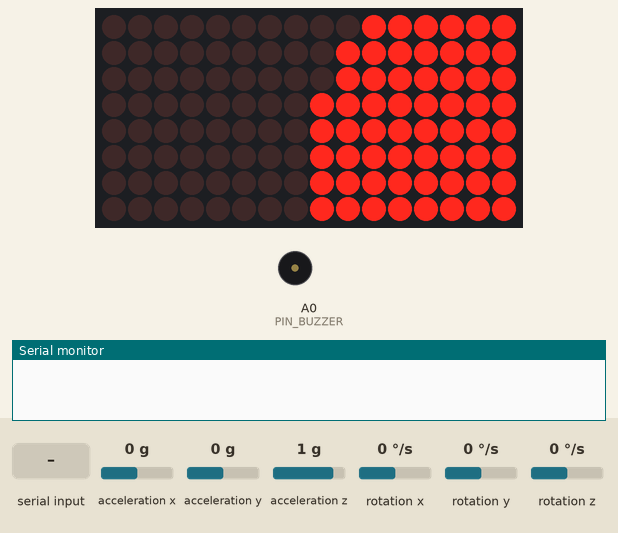
The sketch below on a simulated Arduino Uno, built with avr-gcc and run on an emulated ATmega328P. On the bench: 16×8 LED matrix, buzzer (waves = sounding), the last lines printed to the serial monitor. Wiring (inferred from the names in the program): 2 × MAX7219 LED driver (orientation assumed): data pin 5; clock pin 4; CS pin 6. The test bench sets the inputs (shaded band); at power-on: acceleration y 0 g, acceleration z 1 g, acceleration x 0 g, rotation x 0 °/s, rotation y 0 °/s, rotation z 0 °/s. Random numbers use the default seed unless the sketch sets one.

Above: at 4.2 s.
4.3 s: "start" received over Serial
At 6.3 s:
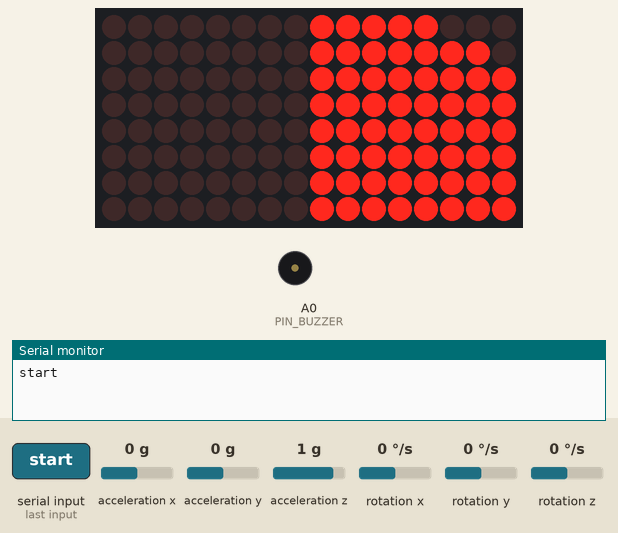
7.1 s: acceleration y set to -0.3 g
8.6 s: acceleration y set to -0.6 g
At 9.5 s:
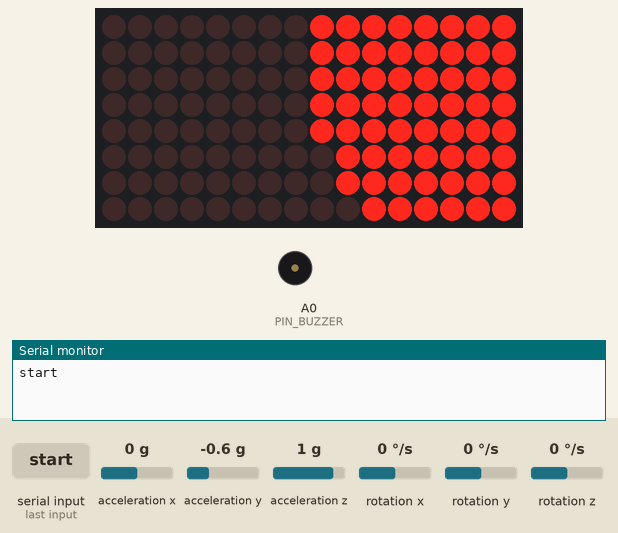
11.1 s: acceleration z set to -1.4 g
At 12.7 s:
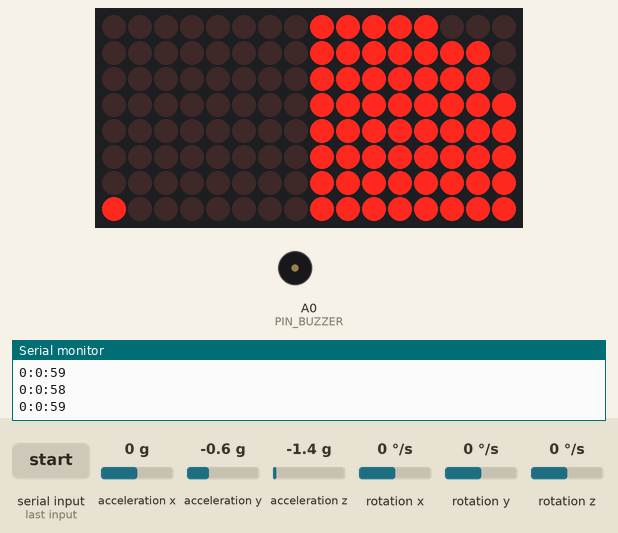
12.9 s: acceleration x set to -1.4 g
At 14.5 s:
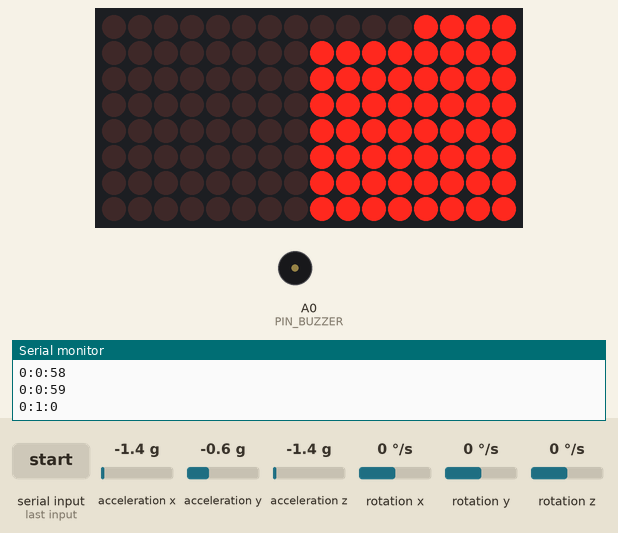
14.9 s: acceleration x set to 0 g
At 16.5 s:
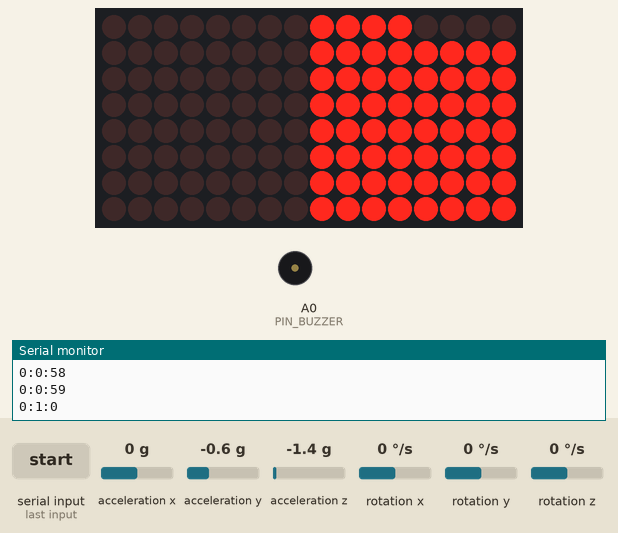
Timing chart, 0 to 17.8 s (numbered marks = the images above; inputs shaded):
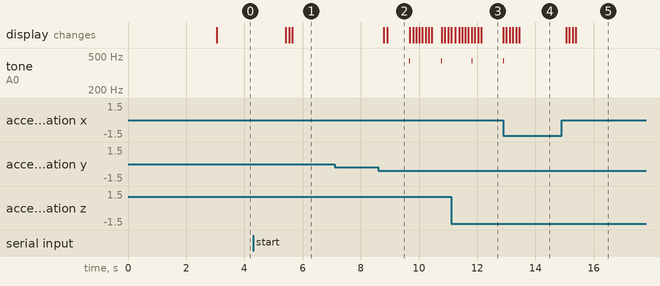

Measured:
- the behaviour switches between -0.4 and -0.5 g on acceleration y (found by bisection; images 1 and 2)
- after the input at 4.3 s, the display: first changes after 1.1 s (image 1 shows a later state)
- after the input at 7.1 s, every drawn part: stays the same
- after the input at 8.6 s, tone on A0 (PIN_BUZZER): alternates 440 Hz for 0.01 s and silent for 1.1 s, starting after 1.1 s; the display: first changes after 0.20 s (image 2 shows a later state)
- after the input at 14.9 s, the display: first changes after 0.16 s (image 5 shows a later state)
- what the display in image 2 shows lasts 0.8 s, from 8.9 s to 9.7 s

The sketch:

Digital_HourGlass_Arduino.ino
```cpp
#include <MPU6050_tockn.h>
#include "LedControl.h"
#include "Delay.h"

#define  MATRIX_A  1
#define MATRIX_B  0

MPU6050 mpu6050(Wire);

// Values are 260/330/400
#define ACC_THRESHOLD_LOW -25
#define ACC_THRESHOLD_HIGH 25

// Matrix
#define PIN_DATAIN 5
#define PIN_CLK 4
#define PIN_LOAD 6

// Accelerometer
#define PIN_X  mpu6050.getAngleX()
#define PIN_Y  mpu6050.getAngleY()

// Rotary Encoder
#define PIN_ENC_1 3
#define PIN_ENC_2 2
#define PIN_ENC_BUTTON 7

#define PIN_BUZZER 14

// This takes into account how the matrixes are mounted
#define ROTATION_OFFSET 90

// in milliseconds
#define DEBOUNCE_THRESHOLD 500

#define DELAY_FRAME 100

#define DEBUG_OUTPUT 1

#define MODE_HOURGLASS 1
#define MODE_SETMINUTES 2
#define MODE_SETHOURS 0

byte delayHours = 0;
byte delayMinutes = 1;
int mode = 3;
int gravity;
LedControl lc = LedControl(PIN_DATAIN, PIN_CLK, PIN_LOAD, 2);
NonBlockDelay d;
int resetCounter = 0;
bool alarmWentOff = false;
unsigned long timer = 0  ;
/**
   Get delay between particle drops (in seconds)
*/
long getDelayDrop() {
  // since we have exactly 60 particles we don't have to multiply by 60 and then divide by the number of particles again :)
  return delayMinutes + delayHours * 60;
}

coord getDown(int x, int y) {
  coord xy;
  xy.x = x - 1;
  xy.y = y + 1;
  return xy;
}
coord getLeft(int x, int y) {
  coord xy;
  xy.x = x - 1;
  xy.y = y;
  return xy;
}
coord getRight(int x, int y) {
  coord xy;
  xy.x = x;
  xy.y = y + 1;
  return xy;
}


bool canGoLeft(int addr, int x, int y) {
  if (x == 0) return false; // not available
  return !lc.getXY(addr, getLeft(x, y)); // you can go there if this is empty
}
bool canGoRight(int addr, int x, int y) {
  if (y == 7) return false; // not available
  return !lc.getXY(addr, getRight(x, y)); // you can go there if this is empty
}
bool canGoDown(int addr, int x, int y) {
  if (y == 7) return false; // not available
  if (x == 0) return false; // not available
  if (!canGoLeft(addr, x, y)) return false;
  if (!canGoRight(addr, x, y)) return false;
  return !lc.getXY(addr, getDown(x, y)); // you can go there if this is empty
}


void goDown(int addr, int x, int y) {
  lc.setXY(addr, x, y, false);
  lc.setXY(addr, getDown(x, y), true);
}
void goLeft(int addr, int x, int y) {
  lc.setXY(addr, x, y, false);
  lc.setXY(addr, getLeft(x, y), true);
}
void goRight(int addr, int x, int y) {
  lc.setXY(addr, x, y, false);
  lc.setXY(addr, getRight(x, y), true);
}


int countParticles(int addr) {
  int c = 0;
  for (byte y = 0; y < 8; y++) {
    for (byte x = 0; x < 8; x++) {
      if (lc.getXY(addr, x, y)) {
        c++;
      }
    }
  }
  return c;
}


bool moveParticle(int addr, int x, int y) {
  if (!lc.getXY(addr, x, y)) {
    return false;
  }

  bool can_GoLeft = canGoLeft(addr, x, y);
  bool can_GoRight = canGoRight(addr, x, y);

  if (!can_GoLeft && !can_GoRight) {
    return false; // we're stuck
  }

  bool can_GoDown = canGoDown(addr, x, y);

  if (can_GoDown) {
    goDown(addr, x, y);
  } else if (can_GoLeft && !can_GoRight) {
    goLeft(addr, x, y);
  } else if (can_GoRight && !can_GoLeft) {
    goRight(addr, x, y);
  } else if (random(2) == 1) { // we can go left and right, but not down
    goLeft(addr, x, y);
  } else {
    goRight(addr, x, y);
  }
  return true;
}


void fill(int addr, int maxcount) {
  int n = 8;
  byte x, y;
  int count = 0;
  for (byte slice = 0; slice < 2 * n - 1; ++slice) {
    byte z = slice < n ? 0 : slice - n + 1;
    for (byte j = z; j <= slice - z; ++j) {
      y = 7 - j;
      x = (slice - j);
      lc.setXY(addr, x, y, (++count <= maxcount));
    }
  }
}


/**
   Detect orientation using the accelerometer

       | up | right | left | down |
   --------------------------------
   400 |    |       | y    | x    |
   330 | y  | x     | x    | y    |
   260 | x  | y     |      |      |
*/
int getGravity() {
  int x = mpu6050.getAngleX();
  int y = mpu6050.getAngleY();

  if (y < ACC_THRESHOLD_LOW)  {
    return 90;
  }
  if (x > ACC_THRESHOLD_HIGH) {
    return 0;
  }
  if (y > ACC_THRESHOLD_HIGH) {
    return 270;
  }
  if (x < ACC_THRESHOLD_LOW)  {
    return 180;
  }
  else {
    return false;
  }
}


int getTopMatrix() {
  return (getGravity() == 90) ? MATRIX_A : MATRIX_B;
}
int getBottomMatrix() {
  return (getGravity() != 90) ? MATRIX_A : MATRIX_B;
}


void resetTime() {
  for (byte i = 0; i < 2; i++) {
    lc.clearDisplay(i);
  }
  fill(getTopMatrix(), 60);
  d.Delay(getDelayDrop() * 1000);
}


/**
   Traverse matrix and check if particles need to be moved
*/

bool updateMatrix() {
  int n = 8;
  bool somethingMoved = false;
  byte x, y;
  bool direction;
  for (byte slice = 0; slice < 2 * n - 1; ++slice) {
    direction = (random(2) == 1); // randomize if we scan from left to right or from right to left, so the grain doesn't always fall the same direction
    byte z = slice < n ? 0 : slice - n + 1;
    for (byte j = z; j <= slice - z; ++j) {
      y = direction ? (7 - j) : (7 - (slice - j));
      x = direction ? (slice - j) : j;

      if (moveParticle(MATRIX_B, x, y)) {
        somethingMoved = true;
      };
      if (moveParticle(MATRIX_A, x, y)) {
        somethingMoved = true;
      }
    }
  }
  return somethingMoved;
}


/**
   Let a particle go from one matrix to the other
*/
boolean dropParticle() {
  if (d.Timeout()) {
    d.Delay(getDelayDrop() * 1000);
    if (gravity == 0 || gravity == 180) {
      if ((lc.getRawXY(MATRIX_A, 0, 0) && !lc.getRawXY(MATRIX_B, 7, 7)) ||
          (!lc.getRawXY(MATRIX_A, 0, 0) && lc.getRawXY(MATRIX_B, 7, 7))
         ) {
        // for (byte d=0; d<8; d++) { lc.invertXY(0, 0, 7); delay(50); }
        lc.invertRawXY(MATRIX_A, 0, 0);
        lc.invertRawXY(MATRIX_B, 7, 7);
        tone(PIN_BUZZER, 440, 10);
        return true;
      }
    }
  }
  return false;
}

void resetCheck() {
  int z = analogRead(A0);
  if (z > ACC_THRESHOLD_HIGH || z < ACC_THRESHOLD_LOW) {
    resetCounter++;

  } else {
    resetCounter = 0;
  }
  if (resetCounter > 20) {
    resetTime();
    resetCounter = 0;
  }
}


void displayLetter(char letter, int matrix) {
  // Serial.print("Letter: ");
  // Serial.println(letter);
  lc.clearDisplay(matrix);
  lc.setXY(matrix, 1, 4, true);
  lc.setXY(matrix, 2, 3, true);
  lc.setXY(matrix, 3, 2, true);
  lc.setXY(matrix, 4, 1, true);

  lc.setXY(matrix, 3, 6, true);
  lc.setXY(matrix, 4, 5, true);
  lc.setXY(matrix, 5, 4, true);
  lc.setXY(matrix, 6, 3, true);

  if (letter == 'M') {
    lc.setXY(matrix, 4, 2, true);
    lc.setXY(matrix, 4, 3, true);
    lc.setXY(matrix, 5, 3, true);
  }
  if (letter == 'H') {
    lc.setXY(matrix, 3, 3, true);
    lc.setXY(matrix, 4, 4, true);
  }
}


void renderSetMinutes() {
  fill(getTopMatrix(), delayMinutes);
  displayLetter('M', getBottomMatrix());
}

void renderSetHours() {
  fill(getTopMatrix(), delayHours);
  displayLetter('H', getBottomMatrix());
}

/**
   Setup
*/
void setup() {
  mpu6050.calcGyroOffsets(true);
  Serial.begin(9600);
  mpu6050.begin();
  timer = millis();
  randomSeed(analogRead(A0));

  // init displays
  for (byte i = 0; i < 2; i++) {
    lc.shutdown(i, false);
    lc.setIntensity(i, 0);
  }

  resetTime();
}

String x = " ";
int flag = 0 ;
/**
   Main loop
*/
void loop() {


  if (Serial.available()) {
    x = Serial.readString();
    if (x == "start") {
      flag = 1 ;
      Serial.println(x);
    } else if (x == "Pause") {
      flag = 0;
      Serial.println(x);
    } else if (x == "restart") {
      resetTime();
      flag = 1;
    }else if(x.substring(0,5) == "Speed" ){
       delayMinutes = x.substring(5).toInt() ;
    }

  }

  if (flag) {
    mpu6050.update();
    delay(DELAY_FRAME);

    // update the driver's rotation setting. For the rest of the code we pretend "down" is still 0,0 and "up" is 7,7
    gravity = getGravity();
    lc.setRotation((ROTATION_OFFSET + gravity) % 360);

    // handle special modes
    if (mode == MODE_SETMINUTES) {
      renderSetMinutes(); return;
    } else if (mode == MODE_SETHOURS) {
      renderSetHours(); return;
    }

    // resetCheck(); // reset now happens when pushing a button
    bool moved = updateMatrix();
    bool dropped = dropParticle();

    // alarm when everything is in the bottom part
    if (!moved && !dropped && !alarmWentOff && (countParticles(getTopMatrix()) == 0)) {
      alarmWentOff = true;
      Serial.println("finished");
    }
    // reset alarm flag next time a particle was dropped
    if (dropped) {
      alarmWentOff = false;
      Serial.println(String(((countParticles(0)*delayMinutes)/60)/(60) )+":"+
        String((countParticles(0)*delayMinutes)/60)+":"+
        String(countParticles(0)*delayMinutes%60)
      );

    }
  }


}
```

Delay.h
```cpp
#if defined(ARDUINO) && ARDUINO >= 100
#include <Arduino.h>
#else
#include <WProgram.h>
#endif
class NonBlockDelay {
    unsigned long iTimeout;
  public:
    void Delay (unsigned long);
    bool Timeout (void);
    unsigned long Time(void);
};
```

LedControl.h
```cpp
// (licence header left out)
#ifndef LedControl_h
#define LedControl_h

#include <avr/pgmspace.h>

#if (ARDUINO >= 100)
#include <Arduino.h>
#else
#include <WProgram.h>
#endif

struct coord {
  int x;
  int y;
};

/*
 * Segments to be switched on for characters and digits on
 * 7-Segment Displays
 */
const static byte charTable [] PROGMEM  = {
    B01111110,B00110000,B01101101,B01111001,B00110011,B01011011,B01011111,B01110000,
    B01111111,B01111011,B01110111,B00011111,B00001101,B00111101,B01001111,B01000111,
    B00000000,B00000000,B00000000,B00000000,B00000000,B00000000,B00000000,B00000000,
    B00000000,B00000000,B00000000,B00000000,B00000000,B00000000,B00000000,B00000000,
    B00000000,B00000000,B00000000,B00000000,B00000000,B00000000,B00000000,B00000000,
    B00000000,B00000000,B00000000,B00000000,B10000000,B00000001,B10000000,B00000000,
    B01111110,B00110000,B01101101,B01111001,B00110011,B01011011,B01011111,B01110000,
    B01111111,B01111011,B00000000,B00000000,B00000000,B00000000,B00000000,B00000000,
    B00000000,B01110111,B00011111,B00001101,B00111101,B01001111,B01000111,B00000000,
    B00110111,B00000000,B00000000,B00000000,B00001110,B00000000,B00000000,B00000000,
    B01100111,B00000000,B00000000,B00000000,B00000000,B00000000,B00000000,B00000000,
    B00000000,B00000000,B00000000,B00000000,B00000000,B00000000,B00000000,B00001000,
    B00000000,B01110111,B00011111,B00001101,B00111101,B01001111,B01000111,B00000000,
    B00110111,B00000000,B00000000,B00000000,B00001110,B00000000,B00010101,B00011101,
    B01100111,B00000000,B00000000,B00000000,B00000000,B00000000,B00000000,B00000000,
    B00000000,B00000000,B00000000,B00000000,B00000000,B00000000,B00000000,B00000000
};

class LedControl {
    private :
        /* The array for shifting the data to the devices */
        byte spidata[16];
        /* Send out a single command to the device */
        void spiTransfer(int addr, byte opcode, byte data);

        /* We keep track of the led-status for all 8 devices in this array */
        byte status[64];
        byte backupStatus[64];
        /* Data is shifted out of this pin*/
        int SPI_MOSI;
        /* The clock is signaled on this pin */
        int SPI_CLK;
        /* This one is driven LOW for chip selectzion */
        int SPI_CS;
        /* The maximum number of devices we use */
        int maxDevices;

        int rotation;

    public:
        /*
         * Create a new controler
         * Params :
         * dataPin		pin on the Arduino where data gets shifted out
         * clockPin		pin for the clock
         * csPin		pin for selecting the device
         * numDevices	maximum number of devices that can be controled
         */
        LedControl(int dataPin, int clkPin, int csPin, int numDevices=1);

        void setRotation(int rot);

        /*
         * Gets the number of devices attached to this LedControl.
         * Returns :
         * int	the number of devices on this LedControl
         */
        int getDeviceCount();

        /*
         * Set the shutdown (power saving) mode for the device
         * Params :
         * addr	The address of the display to control
         * status	If true the device goes into power-down mode. Set to false
         *		for normal operation.
         */
        void shutdown(int addr, bool status);

        /*
         * Set the number of digits (or rows) to be displayed.
         * See datasheet for sideeffects of the scanlimit on the brightness
         * of the display.
         * Params :
         * addr	address of the display to control
         * limit	number of digits to be displayed (1..8)
         */
        void setScanLimit(int addr, int limit);

        /*
         * Set the brightness of the display.
         * Params:
         * addr		the address of the display to control
         * intensity	the brightness of the display. (0..15)
         */
        void setIntensity(int addr, int intensity);

        /*
         * Switch all Leds on the display off.
         * Params:
         * addr	address of the display to control
         */
        void clearDisplay(int addr);

        /*
         * Set the status of a single Led.
         * Params :
         * addr	address of the display
         * row	the row of the Led (0..7)
         * col	the column of the Led (0..7)
         * state	If true the led is switched on,
         *		if false it is switched off
         */

        void setRawXY(int addr, int x, int y, boolean state);
        boolean getRawXY(int addr, int x, int y);
        void invertRawXY(int addr, int x, int y);

        void setLed(int addr, int row, int col, boolean state);
        void setXY(int addr, int x, int y, boolean state);
        void setXY(int addr, coord xy, boolean state);
        void invertXY(int addr, int x, int y);
        boolean getLed(int addr, int row, int col);
        boolean getXY(int addr, int x, int y);
        boolean getXY(int addr, coord xy);
        coord transform(coord xy);
        coord transform(int x, int y);
        coord flipHorizontally(coord xy);
        coord flipVertically(coord xy);
        coord rotate90(coord xy);
        coord rotate180(coord xy);
        coord rotate270(coord xy);

        void backup();
        void restore();

        /*
         * Set all 8 Led's in a row to a new state
         * Params:
         * addr	address of the display
         * row	row which is to be set (0..7)
         * value	each bit set to 1 will light up the
         *		corresponding Led.
         */
        void setRow(int addr, int row, byte value);

        /*
         * Set all 8 Led's in a column to a new state
         * Params:
         * addr	address of the display
         * col	column which is to be set (0..7)
         * value	each bit set to 1 will light up the
         *		corresponding Led.
         */
        void setColumn(int addr, int col, byte value);

        /*
         * Display a hexadecimal digit on a 7-Segment Display
         * Params:
         * addr	address of the display
         * digit	the position of the digit on the display (0..7)
         * value	the value to be displayed. (0x00..0x0F)
         * dp	sets the decimal point.
         */
        void setDigit(int addr, int digit, byte value, boolean dp);

        /*
         * Display a character on a 7-Segment display.
         * There are only a few characters that make sense here :
         *	'0','1','2','3','4','5','6','7','8','9','0',
         *  'A','b','c','d','E','F','H','L','P',
         *  '.','-','_',' '
         * Params:
         * addr	address of the display
         * digit	the position of the character on the display (0..7)
         * value	the character to be displayed.
         * dp	sets the decimal point.
         */
        void setChar(int addr, int digit, char value, boolean dp);
};

#endif	//LedControl.h
```
